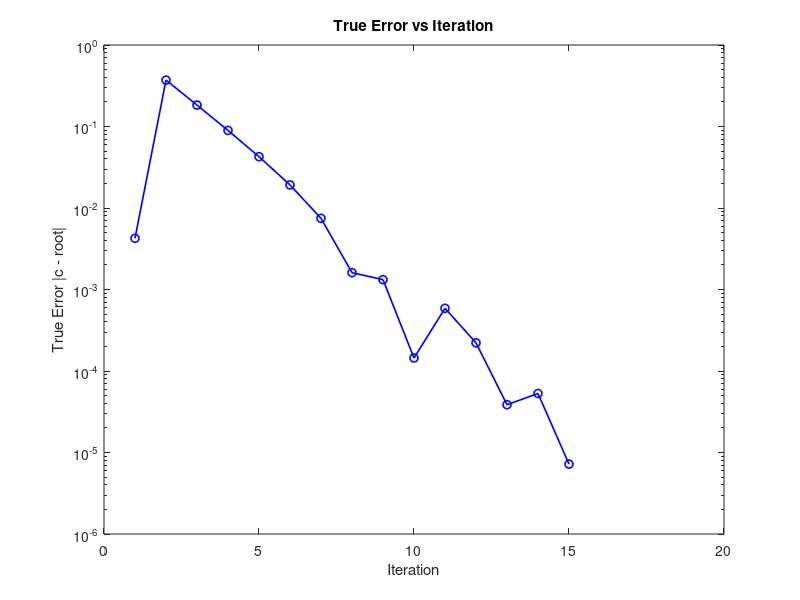

MATLAB code for this plot:
%% Assignemnt - 4
% Bisection

% Name        : Mohamed Mafaz
% Roll Number : AM25M009
% Department  : Applied Mechanics

clc
clear
close all

%% Part 1 (Preprocessing)

loop = 0;
f = @(x) sin(10*x) + cos(3*x);
a = 3;
b = 6;

tolerance = 1e-4;
root_true = 3.74575;

iter_arr = [];  err_arr = [];

%% Part 2 (Processing)
c = (b + a)/2;
while abs(f(c)) > tolerance
    if f(a) * f(c) < 0
        b = c;
    else
        a = c;
    end
    
    c = (b + a) / 2;
    loop = loop + 1;
    iter_arr(loop) = loop;
    err_arr(loop)  = abs(c - root_true);

    fprintf("Loop: %d | c: %f\n", loop, c)
end

semilogy(iter_arr, err_arr, 'b-o', 'LineWidth',1.2); hold on;
xlabel('Iteration');
ylabel('True Error |c - root|');
title('True Error vs Iteration');

%% Part 3 (Post Processing / Plotting)

% R = [ ln(e_n+1 / e_n) ] / [ ln(e_n / e_n-1) ]

Rvals = zeros(1,length(err_arr)-2);

for k = 3:length(err_arr)
    Rvals(k-2) = log(err_arr(k)/err_arr(k-1)) / log(err_arr(k-1)/err_arr(k-2));
end

R_est = mean(Rvals);  % mean of last few
fprintf('\n\nEstimated order R = %.4f\n', R_est);


